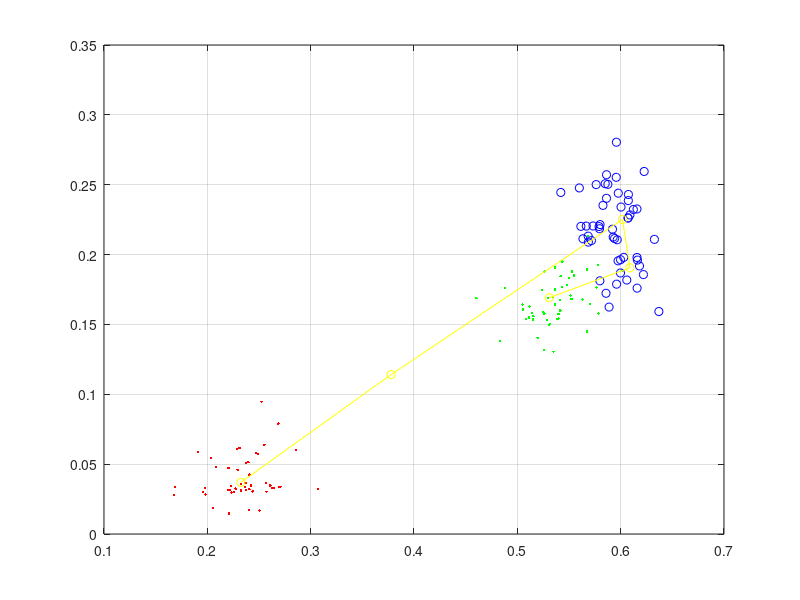
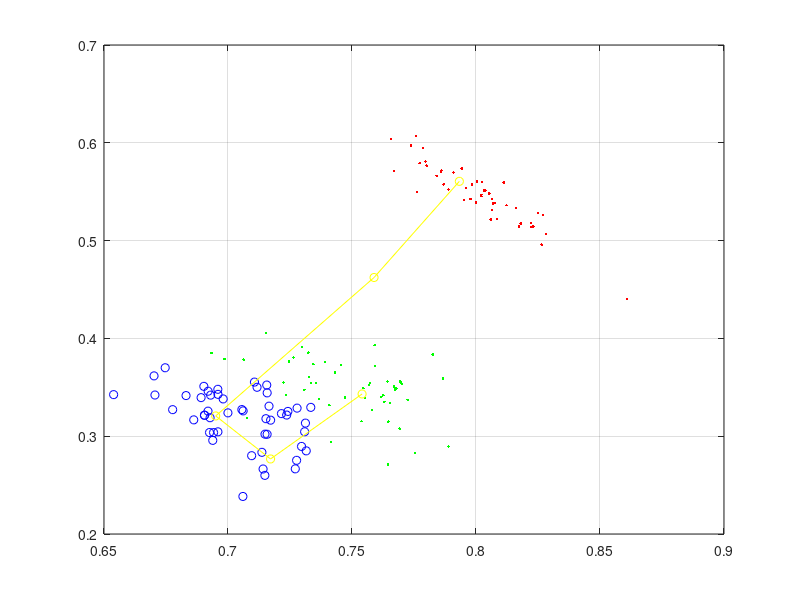

Write MATLAB code to recreate these figures, in order.
clear all; %limpar os dados carregados anterior mente
close all; %feixar todas as janelas
clc; %limpar a tela 
dadosLoad = load ('dados_iris.txt');% carrega os dados do arquivo ".txt" para a variavel "dados".

nDados = size(dadosLoad,1);
nTeste = 15;
nTreino = nDados- 3*nTeste;
nAtributos = size(dadosLoad,2)-1;
nEpocas = 500;

nNeuronios = 5;
nVisinhanca = 4;
TaxaInicial = 0.3;
TaxaFinal = 0.01;
Vinicial = 0.5;
Vfinal = 0.01;
Taxa = TaxaInicial;
V = Vinicial;

%----------normaliza��o
for i = 1:nDados
    dadosLoad(i,1:4) = dadosLoad(i,1:4)/sqrt(sum(dadosLoad(i,1:4).^2));
end

setosa = dadosLoad(1:50,:);% selecional os valores das linhas de 1 a 50 e da coluna 1 a 4 (correspondem aos dados da setosa)
versicolor = dadosLoad(51:100,:);% selecional os valores das linhas de 51 a 100 e da coluna 1 a 4 (correspondem aos dados da versicolor)
virginica = dadosLoad(101:150,:);% selecional os valores das linhas de 101 a 150 e da coluna 1 a 4 (correspondem aos dados da virginica)


Misturar=randperm(50);
setosaM = setosa(Misturar,:);
Misturar=randperm(50);
versicolorM = versicolor(Misturar,:);
Misturar=randperm(50);
virginicaM = virginica(Misturar,:);

if nTeste == 0
    Misturar = randperm(150);
    dados = dadosLoad(Misturar,:);
else
    Misturar = randperm(nTreino);
    dadosTeste = [setosaM(1:nTeste,:);versicolorM(1:nTeste,:);virginicaM(1:nTeste,:)];
    dados= [setosaM(nTeste+1:50,:);versicolorM(nTeste+1:50,:);virginicaM(nTeste+1:50,:)];
    dados = dados(Misturar,:);
end

for i = 1:nNeuronios
    %W(i,:) = dados(1,1:4);
    W(i,:) = mean(dados(:,1:4));
    %W(i,:) = median(dados(:,1:4));
end

for epoca = 1:nEpocas
    Misturar = randperm(nTreino);
    dados = dados(Misturar,:);
    X = dados(:,1:4);
%--------Inicializa os pesos

    for j = 1:nTreino
        uMax = W*X(j,:)';
        [a,p] = max(uMax);
         
    for i = 1:nNeuronios
        H = exp(-((i-p)^2)/(V^2));%SOM
        W(i,:) = W(i,:)+Taxa*H*(X(j,:)-W(i,:));
    end
    %Taxa = TaxaInicial*(1-(j/nTreino));
    %Taxa = TaxaInicial/(1+j);
    Taxa = TaxaInicial*((TaxaFinal/TaxaInicial)^(j/(nTreino*nEpocas)));
    V = Vinicial*((Vfinal/Vinicial)^(j/(nTreino*nEpocas)));

         
    end
    figure(1)
    title('3x4')
    plot(setosa(:,3),setosa(:,4),'.r');
    hold on
    plot(versicolor(:,3),versicolor(:,4),'.g');
    plot(virginica(:,3),virginica(:,4), 'ob');
    plot(W(:,3),W(:,4),'-oy');
    grid on
    hold off
end
%---Gr�fico dos atributos 1x2

figure(2)
title('3x4')
plot(setosa(:,1),setosa(:,2),'.r');
hold on
plot(versicolor(:,1),versicolor(:,2),'.g');
plot(virginica(:,1),virginica(:,2), 'ob');
plot(W(:,1),W(:,2),'-oy');
grid on
hold off

